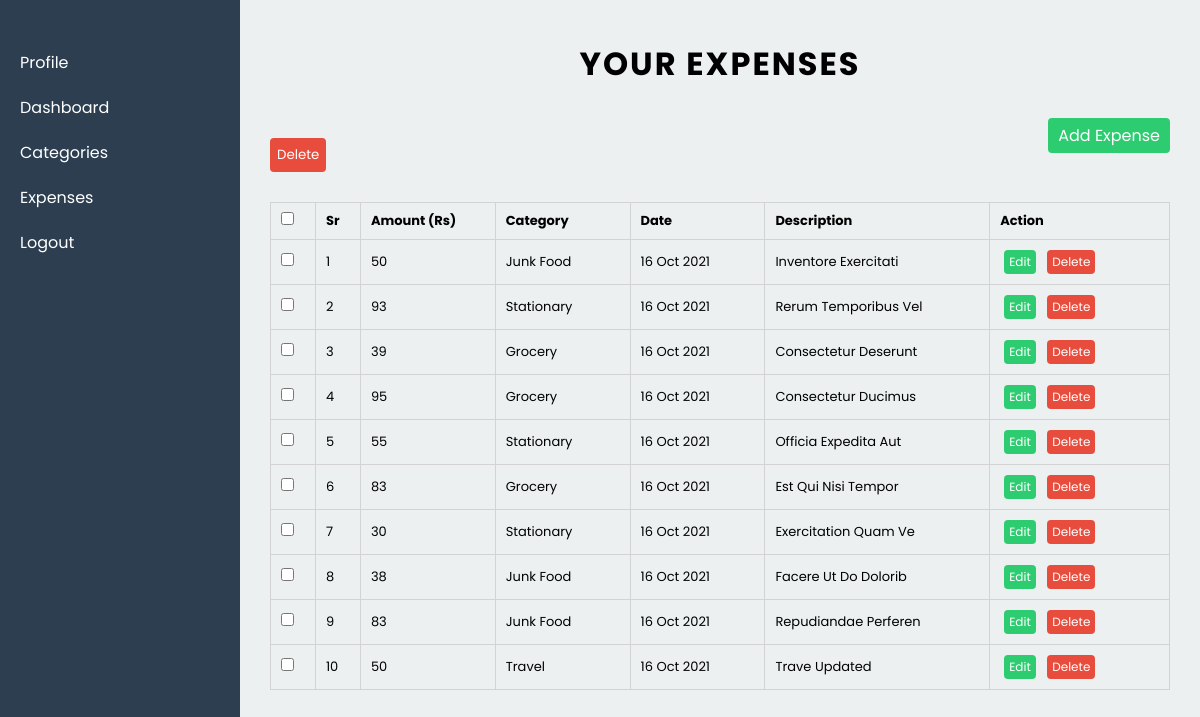
The app's page /expenses.php (signed in) with its own data.
### tables this page shows
CREATE TABLE `expenses` (
  `id` int(100) NOT NULL,
  `cat_id` int(100) DEFAULT NULL,
  `user_id` int(100) DEFAULT NULL,
  `amount` int(255) DEFAULT NULL,
  `description` varchar(200) DEFAULT NULL,
  `created_at` date DEFAULT NULL
);

CREATE TABLE `category` (
  `id` int(100) NOT NULL,
  `cat_name` varchar(50) DEFAULT NULL,
  `user_id` int(100) DEFAULT NULL,
  `created_at` date DEFAULT NULL
);

### expenses.php (the view, shortened to what this page needs)
<?php include "./includes/header.php" ?>
<body>
    <div class="container">
    <?php include "./includes/left.php" ?>
        <div class="right">
            <div class="page ">
                <h1>your expenses</h1>
                <div class="content expenses">
                    <a href="addexpense.php" class='btn success add-expense-btn'>add expense</a>
                    <form action="db/deleteexpense.php" method='post' onsubmit="return validateexpenseform()">
                        <input type="submit" value="delete" class='input btn danger' name='bulkdelete'>
                        <table class='table'>
                            <thead>
                                <tr>
                                    <th>
                                        <input type="checkbox" onclick="selectallcheckbox(this)">
                                    </th>
                                    <th>sr</th>
                                    <th>amount (Rs)</th>
                                    <th>category</th>
                                    <th>date</th>
                                    <th>description</th>
                                    <th>action</th>
                                </tr>
                            </thead>
                            <tbody>
                                <?php
                                $query = "select e.id,e.amount,e.description,e.created_at,c.cat_name FROM expenses as e LEFT JOIN category as c on e.cat_id=c.id where e.user_id='" . $_SESSION['user'] . "'";
                                $expenses = mysqli_query($conn, $query);
                                $i = 0;
                                while ($row = mysqli_fetch_assoc($expenses)) {
                                    $i++;
                                    $date = DateTime::createFromFormat('Y-m-d', $row['created_at']);
                                    $date = $date->format('d M Y');
                                ?>
                                    <tr>
                                        <td>
                                            <input type="checkbox" name="checkbox[]" class='checkbox' value="<?= $row['id'] ?>">
                                        </td>
                                        <td><?= $i ?></td>
                                        <td><?= $row['amount'] ?></td>
                                        <td><?= $row['cat_name'] ?></td>
                                        <td><?= $date ?></td>
                                        <td><?= $row['description'] ?></td>
                                        <td>
                                            <a href="editexpense.php?id=<?= $row['id'] ?>" class='btn btn-sm success'>edit</a>
                                            <a onclick="confirmdelete(event)" href="db/deleteexpense.php?id=<?= $row['id'] ?>" class='btn btn-sm danger'>delete</a>
                                        </td>
                                    </tr>
                                <?php } ?>
                            </tbody>
                        </table>
                    </form>
                </div>
            </div>
        </div>
    </div>
    <?php include "includes/footer.php" ?>

### includes/header.php (shortened to what this page needs)
<!DOCTYPE html>
<html lang="en">
<head>
    <link rel="stylesheet" href="./assets/css/main.css">
    <link rel='stylesheet' href='https://cdnjs.cloudflare.com/ajax/libs/font-awesome/5.9.0/css/all.min.css'>
</head>

### includes/left.php
<div class="left">
    <div class="menu">
        <ul>
            <a href="profile.php">
                <li>profile</li>
            </a>
            <a href="dashboard.php">
                <li>dashboard</li>
            </a>
            <a href="categories.php">
                <li>categories</li>
            </a>
            <a href="expenses.php">
                <li>expenses</li>
            </a>
            <a href="logout.php">
                <li>logout</li>
            </a>
        </ul>
    </div>
</div>

### includes/footer.php (shortened to what this page needs)
</body>
</html>

### assets/css/main.css (style rules this page uses)
* { padding: 0; margin: 0; -webkit-box-sizing: border-box; box-sizing: border-box; font-family: "Poppins", sans-serif; }
a { text-decoration: none; }
ul { list-style-type: none; }
.container { position: relative; max-width: 100vw; width: 100%; height: 100vh; overflow: hidden; display: -webkit-box; display: -ms-flexbox; display: flex; }
.container .left, .container .right { position: relative; }
.container .left { width: 20%; background-color: #2c3e50; }
.container .left .menu ul { margin-top: 40px; }
.container .left .menu ul a { display: block; color: white; padding: 10px 20px; text-transform: capitalize; }
.container .right { background-color: #ecf0f1; width: 80%; height: 100vh; overflow-y: scroll; overflow-x: hidden; }
.container .right h1 { text-transform: uppercase; letter-spacing: 2px; margin: 20px 0; text-align: center; }
.container .right .input { display: block; width: 100%; border-radius: 6px; padding: 5px 10px; margin: 10px 0px; outline: none; border: none; border: 1px solid #666565; }
.container .right .input[type="submit"] { background-color: #27ae60; color: white; border: none; padding: 7px; margin: 30px 0px; cursor: pointer; }
.container .right .btn { display: inline-block; width: -webkit-max-content; width: -moz-max-content; width: max-content; padding: 5px 10px; background-color: #2ecc71; color: white; border-radius: 4px; margin: 2px 4px; text-transform: capitalize; }
.container .right .btn.success { background-color: #2ecc71; color: white; }
.container .right .btn.danger { background-color: #e74c3c; color: white; }
.container .right .btn.btn-sm { font-size: 12px; padding: 3px 5px; }
.container .right table { border-collapse: collapse; }
.container .right table td, .container .right table th { border: 1px solid lightgray; padding: 8px 10px; font-size: 15px; text-align: left; text-transform: capitalize; }
.container .right .page { padding: 20px 30px; }
.container .right .page .content.expenses .add-expense-btn { position: relative; float: right; margin: 10px 0px; }
.container .right .page .content.expenses form table { width: 100%; }
.container .right .page .content.expenses form table th, .container .right .page .content.expenses form table td { font-size: 13px; }
.container .right .page .content.expenses form table th:nth-child(1) { width: 5%; }
.container .right .page .content.expenses form table th:nth-child(2) { width: 5%; }
.container .right .page .content.expenses form table th:nth-child(3) { width: 15%; }
.container .right .page .content.expenses form table th:nth-child(4) { width: 15%; }
.container .right .page .content.expenses form table th:nth-child(5) { width: 15%; }
.container .right .page .content.expenses form table th:nth-child(6) { width: 25%; }
.container .right .page .content.expenses form table th:nth-child(7) { width: 20%; }

### records on screen
expenses: amount "50", cat.cat_name "Junk Food", created_at "16 Oct 2021", description "Inventore Exercitati"
expenses: amount "93", cat.cat_name "Stationary", created_at "16 Oct 2021", description "Rerum Temporibus Vel"
expenses: amount "39", cat.cat_name "Grocery", created_at "16 Oct 2021", description "Consectetur Deserunt"
expenses: amount "95", cat.cat_name "Grocery", created_at "16 Oct 2021", description "Consectetur Ducimus"
expenses: amount "55", cat.cat_name "Stationary", created_at "16 Oct 2021", description "Officia Expedita Aut"
expenses: amount "83", cat.cat_name "Grocery", created_at "16 Oct 2021", description "Est Qui Nisi Tempor"
expenses: amount "30", cat.cat_name "Stationary", created_at "16 Oct 2021", description "Exercitation Quam Ve"
expenses: amount "38", cat.cat_name "Junk Food", created_at "16 Oct 2021", description "Facere Ut Do Dolorib"
expenses: amount "83", cat.cat_name "Junk Food", created_at "16 Oct 2021", description "Repudiandae Perferen"
expenses: amount "50", cat.cat_name "Travel", created_at "16 Oct 2021", description "Trave Updated"
